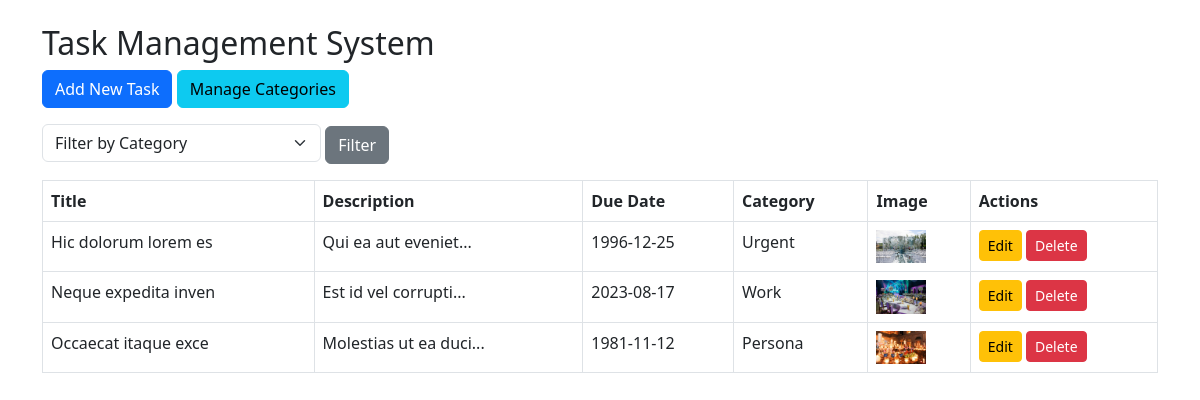
The page / on the database its author committed.
### tables this page shows
CREATE TABLE `tasks` (
  `id` int(11) NOT NULL,
  `title` varchar(100) NOT NULL,
  `description` text NOT NULL,
  `due_date` date NOT NULL,
  `category_id` int(11) NOT NULL,
  `image` varchar(255) DEFAULT NULL,
  `created_at` timestamp NOT NULL DEFAULT current_timestamp() ON UPDATE current_timestamp()
);

CREATE TABLE `categories` (
  `id` int(11) NOT NULL,
  `name` varchar(50) NOT NULL
);

### index.php (the view, shortened to what this page needs)
<?php include 'config.php'; ?>
<!DOCTYPE html>
<html>
<head>
    <link rel="stylesheet" href="https://cdn.jsdelivr.net/npm/bootstrap@5.3.0/dist/css/bootstrap.min.css">
</head>
<body class="container py-4">
<h2>Task Management System</h2>
<div class="mb-3">
    <a href="add_task.php" class="btn btn-primary">Add New Task</a>
    <a href="categories.php" class="btn btn-info">Manage Categories</a>
</div>
<form method="GET" class="mb-3">
    <select name="category_id" class="form-select w-25 d-inline">
        <option value="">Filter by Category</option>
    </select>
    <button class="btn btn-secondary">Filter</button>
</form>
<table class="table table-bordered">
<tr>
    <th>Title</th><th>Description</th><th>Due Date</th><th>Category</th><th>Image</th><th>Actions</th>
</tr>
<?php
$filter = isset($_GET['category_id']) && $_GET['category_id'] ? "WHERE t.category_id={$_GET['category_id']}" : "";
$tasks = $conn->query("SELECT t.*, c.name as category FROM tasks t JOIN categories c ON t.category_id = c.id $filter ORDER BY t.id DESC");
while($row = $tasks->fetch_assoc()):
?>
<tr>
    <td><?= htmlspecialchars($row['title']) ?></td>
    <td><?= substr(htmlspecialchars($row['description']), 0, 50) ?>...</td>
    <td><?= $row['due_date'] ?></td>
    <td><?= $row['category'] ?></td>
    <td><?php if($row['image']): ?><img src="uploads/<?= $row['image'] ?>" width="50"><?php endif; ?></td>
    <td>
        <a href="edit_task.php?id=<?= $row['id'] ?>" class="btn btn-sm btn-warning">Edit</a>
        <a href="delete_task.php?id=<?= $row['id'] ?>" onclick="return confirm('Delete this task?')" class="btn btn-sm btn-danger">Delete</a>
    </td>
</tr>
<?php endwhile; ?>
</table>
</body>
</html>

### rows shown on the page
tasks: title "Hic dolorum lorem es", description "Qui ea aut eveniet", due_date "1996-12-25", category.name "Urgent", image (picture)
tasks: title "Neque expedita inven", description "Est id vel corrupti", due_date "2023-08-17", category.name "Work", image (picture)
tasks: title "Occaecat itaque exce", description "Molestias ut ea duci", due_date "1981-11-12", category.name "Persona", image (picture)
